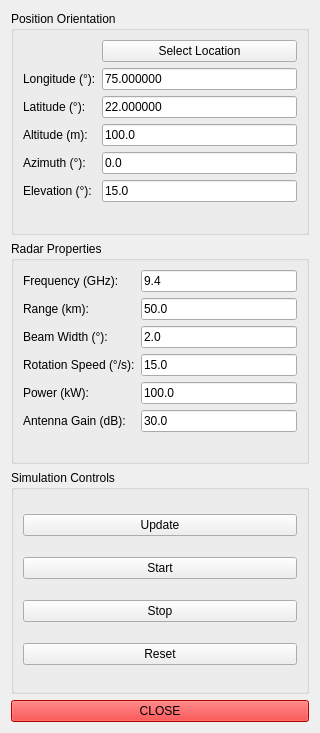
<?xml version="1.0" encoding="UTF-8"?>
<ui version="4.0">
 <class>RadarDomSimulationWidget</class>
 <widget class="QWidget" name="RadarDomSimulationWidget">
  <property name="geometry">
   <rect>
    <x>0</x>
    <y>0</y>
    <width>320</width>
    <height>733</height>
   </rect>
  </property>
  <layout class="QVBoxLayout" name="verticalLayout">
   <item>
    <widget class="QGroupBox" name="groupBox_position">
     <property name="title">
      <string>Position Orientation</string>
     </property>
     <layout class="QFormLayout" name="formLayout_pos">
      <item row="1" column="0">
       <widget class="QLabel" name="label_lon">
        <property name="text">
         <string>Longitude (°):</string>
        </property>
       </widget>
      </item>
      <item row="1" column="1">
       <widget class="QLineEdit" name="lineEdit_lon">
        <property name="text">
         <string>75.000000</string>
        </property>
       </widget>
      </item>
      <item row="2" column="0">
       <widget class="QLabel" name="label_lat">
        <property name="text">
         <string>Latitude (°):</string>
        </property>
       </widget>
      </item>
      <item row="2" column="1">
       <widget class="QLineEdit" name="lineEdit_lat">
        <property name="text">
         <string>22.000000</string>
        </property>
       </widget>
      </item>
      <item row="3" column="0">
       <widget class="QLabel" name="label_alt">
        <property name="text">
         <string>Altitude (m):</string>
        </property>
       </widget>
      </item>
      <item row="3" column="1">
       <widget class="QLineEdit" name="lineEdit_alt">
        <property name="text">
         <string>100.0</string>
        </property>
       </widget>
      </item>
      <item row="4" column="0">
       <widget class="QLabel" name="label_az">
        <property name="text">
         <string>Azimuth (°):</string>
        </property>
       </widget>
      </item>
      <item row="4" column="1">
       <widget class="QLineEdit" name="lineEdit_az">
        <property name="text">
         <string>0.0</string>
        </property>
       </widget>
      </item>
      <item row="5" column="0">
       <widget class="QLabel" name="label_el">
        <property name="text">
         <string>Elevation (°):</string>
        </property>
       </widget>
      </item>
      <item row="5" column="1">
       <widget class="QLineEdit" name="lineEdit_el">
        <property name="text">
         <string>15.0</string>
        </property>
       </widget>
      </item>
      <item row="0" column="1">
       <widget class="QPushButton" name="pushButton_select">
        <property name="text">
         <string>Select Location</string>
        </property>
       </widget>
      </item>
     </layout>
    </widget>
   </item>
   <item>
    <widget class="QGroupBox" name="groupBox_radar">
     <property name="title">
      <string>Radar Properties</string>
     </property>
     <layout class="QFormLayout" name="formLayout_radar">
      <item row="0" column="0">
       <widget class="QLabel" name="label_freq">
        <property name="text">
         <string>Frequency (GHz):</string>
        </property>
       </widget>
      </item>
      <item row="0" column="1">
       <widget class="QLineEdit" name="lineEdit_freq">
        <property name="text">
         <string>9.4</string>
        </property>
       </widget>
      </item>
      <item row="1" column="0">
       <widget class="QLabel" name="label_range">
        <property name="text">
         <string>Range (km):</string>
        </property>
       </widget>
      </item>
      <item row="1" column="1">
       <widget class="QLineEdit" name="lineEdit_range">
        <property name="text">
         <string>50.0</string>
        </property>
       </widget>
      </item>
      <item row="2" column="0">
       <widget class="QLabel" name="label_bw">
        <property name="text">
         <string>Beam Width (°):</string>
        </property>
       </widget>
      </item>
      <item row="2" column="1">
       <widget class="QLineEdit" name="lineEdit_bw">
        <property name="text">
         <string>2.0</string>
        </property>
       </widget>
      </item>
      <item row="3" column="0">
       <widget class="QLabel" name="label_rspeed">
        <property name="text">
         <string>Rotation Speed (°/s):</string>
        </property>
       </widget>
      </item>
      <item row="3" column="1">
       <widget class="QLineEdit" name="lineEdit_rspeed">
        <property name="text">
         <string>15.0</string>
        </property>
       </widget>
      </item>
      <item row="4" column="0">
       <widget class="QLabel" name="label_power">
        <property name="text">
         <string>Power (kW):</string>
        </property>
       </widget>
      </item>
      <item row="4" column="1">
       <widget class="QLineEdit" name="lineEdit_power">
        <property name="text">
         <string>100.0</string>
        </property>
       </widget>
      </item>
      <item row="5" column="0">
       <widget class="QLabel" name="label_gain">
        <property name="text">
         <string>Antenna Gain (dB):</string>
        </property>
       </widget>
      </item>
      <item row="5" column="1">
       <widget class="QLineEdit" name="lineEdit_gain">
        <property name="text">
         <string>30.0</string>
        </property>
       </widget>
      </item>
     </layout>
    </widget>
   </item>
   <item>
    <widget class="QGroupBox" name="groupBox_controls">
     <property name="title">
      <string>Simulation Controls</string>
     </property>
     <layout class="QVBoxLayout" name="verticalLayout_2">
      <item>
       <widget class="QPushButton" name="pushButton_update">
        <property name="text">
         <string>Update</string>
        </property>
       </widget>
      </item>
      <item>
       <widget class="QPushButton" name="pushButton_start">
        <property name="text">
         <string>Start</string>
        </property>
       </widget>
      </item>
      <item>
       <widget class="QPushButton" name="pushButton_stop">
        <property name="text">
         <string>Stop</string>
        </property>
       </widget>
      </item>
      <item>
       <widget class="QPushButton" name="pushButton_clear">
        <property name="text">
         <string>Reset</string>
        </property>
       </widget>
      </item>
     </layout>
    </widget>
   </item>
   <item>
    <widget class="QPushButton" name="pushButton">
     <property name="styleSheet">
      <string notr="true">background-color: rgb(255, 0, 0);
color:rgb(0, 0, 0);</string>
     </property>
     <property name="text">
      <string>CLOSE</string>
     </property>
    </widget>
   </item>
  </layout>
 </widget>
 <resources/>
 <connections/>
</ui>
